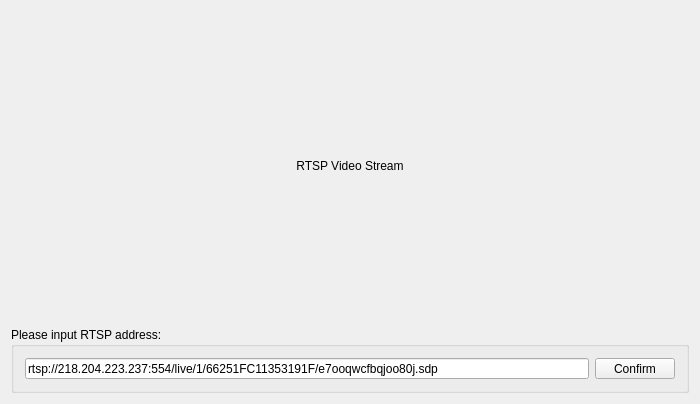
<?xml version="1.0" encoding="UTF-8"?>
<ui version="4.0">
 <class>Widget</class>
 <widget class="QWidget" name="Widget">
  <property name="geometry">
   <rect>
    <x>0</x>
    <y>0</y>
    <width>700</width>
    <height>400</height>
   </rect>
  </property>
  <property name="windowTitle">
   <string>Widget</string>
  </property>
  <layout class="QVBoxLayout" name="verticalLayout">
   <item>
    <widget class="QLabel" name="label_2">
     <property name="minimumSize">
      <size>
       <width>300</width>
       <height>310</height>
      </size>
     </property>
     <property name="text">
      <string>RTSP Video Stream</string>
     </property>
     <property name="alignment">
      <set>Qt::AlignCenter</set>
     </property>
    </widget>
   </item>
   <item>
    <widget class="QGroupBox" name="groupBox">
     <property name="minimumSize">
      <size>
       <width>0</width>
       <height>0</height>
      </size>
     </property>
     <property name="maximumSize">
      <size>
       <width>16777215</width>
       <height>66</height>
      </size>
     </property>
     <property name="title">
      <string>Please input RTSP address:</string>
     </property>
     <layout class="QHBoxLayout" name="horizontalLayout">
      <item>
       <widget class="QLineEdit" name="lineEdit">
        <property name="text">
         <string>rtsp://218.204.223.237:554/live/1/66251FC11353191F/e7ooqwcfbqjoo80j.sdp </string>
        </property>
       </widget>
      </item>
      <item>
       <widget class="QPushButton" name="pushButton">
        <property name="text">
         <string>Confirm</string>
        </property>
       </widget>
      </item>
     </layout>
    </widget>
   </item>
  </layout>
 </widget>
 <layoutdefault spacing="6" margin="11"/>
 <resources/>
 <connections/>
</ui>
